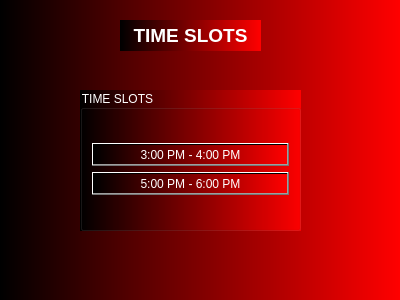
<?xml version="1.0" encoding="UTF-8"?>
<ui version="4.0">
 <class>ScheduleTimeSlots</class>
 <widget class="QDialog" name="ScheduleTimeSlots">
  <property name="geometry">
   <rect>
    <x>0</x>
    <y>0</y>
    <width>400</width>
    <height>300</height>
   </rect>
  </property>
  <property name="windowTitle">
   <string>Dialog</string>
  </property>
  <property name="styleSheet">
   <string notr="true">font: 8pt &quot;MS Reference Sans Serif&quot;;
background-color: qlineargradient(spread:pad, x1:0, y1:0, x2:1, y2:0, stop:0 rgba(0, 0, 0), stop:1 rgba(255, 0, 0));
color: rgb(255, 255, 255);</string>
  </property>
  <widget class="QGroupBox" name="groupBox">
   <property name="geometry">
    <rect>
     <x>80</x>
     <y>90</y>
     <width>221</width>
     <height>141</height>
    </rect>
   </property>
   <property name="title">
    <string>TIME SLOTS</string>
   </property>
   <layout class="QVBoxLayout" name="verticalLayout_2">
    <item>
     <layout class="QVBoxLayout" name="verticalLayout">
      <item>
       <widget class="QPushButton" name="pushButton_TIME1">
        <property name="text">
         <string>3:00 PM - 4:00 PM</string>
        </property>
       </widget>
      </item>
      <item>
       <widget class="QPushButton" name="pushButton_2_TIME2">
        <property name="text">
         <string>5:00 PM - 6:00 PM</string>
        </property>
       </widget>
      </item>
     </layout>
    </item>
   </layout>
  </widget>
  <widget class="QLabel" name="label">
   <property name="geometry">
    <rect>
     <x>120</x>
     <y>20</y>
     <width>141</width>
     <height>31</height>
    </rect>
   </property>
   <property name="text">
    <string>&lt;html&gt;&lt;head/&gt;&lt;body&gt;&lt;p align=&quot;center&quot;&gt;&lt;span style=&quot; font-size:14pt; font-weight:600;&quot;&gt;TIME SLOTS&lt;/span&gt;&lt;/p&gt;&lt;/body&gt;&lt;/html&gt;</string>
   </property>
  </widget>
 </widget>
 <resources/>
 <connections/>
</ui>
